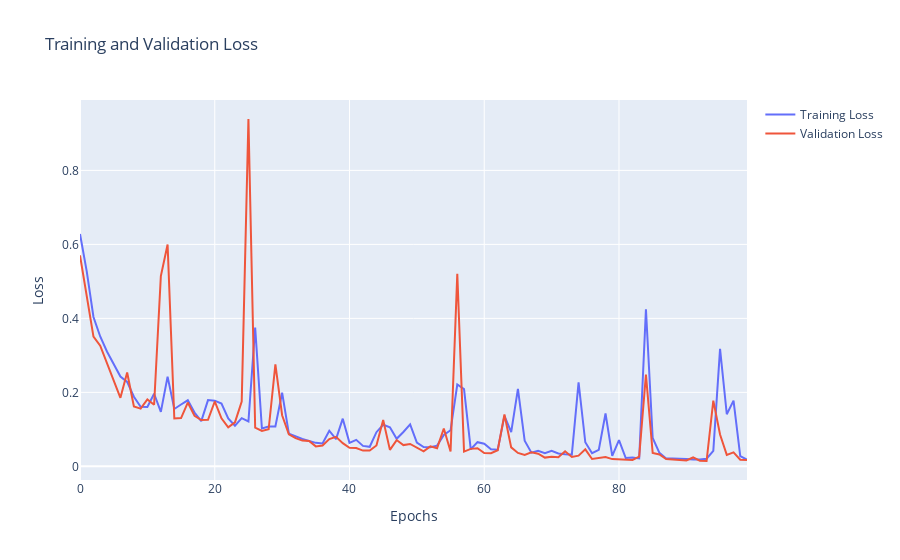

Here is the notebook cell this chart was saved with:
### Markdown cell above
* 7️⃣ Is the model overfitting? Use visualization

### Code cell
from plotly import graph_objects as go
fig = go.Figure(data=[
    go.Scatter(y=history['loss'], name="Training Loss", mode="lines"),
    go.Scatter(y=history['val_loss'], name="Validation Loss", mode="lines")
])
fig.update_layout(title='Training and Validation Loss', xaxis_title='Epochs', yaxis_title='Loss')
fig.show()
